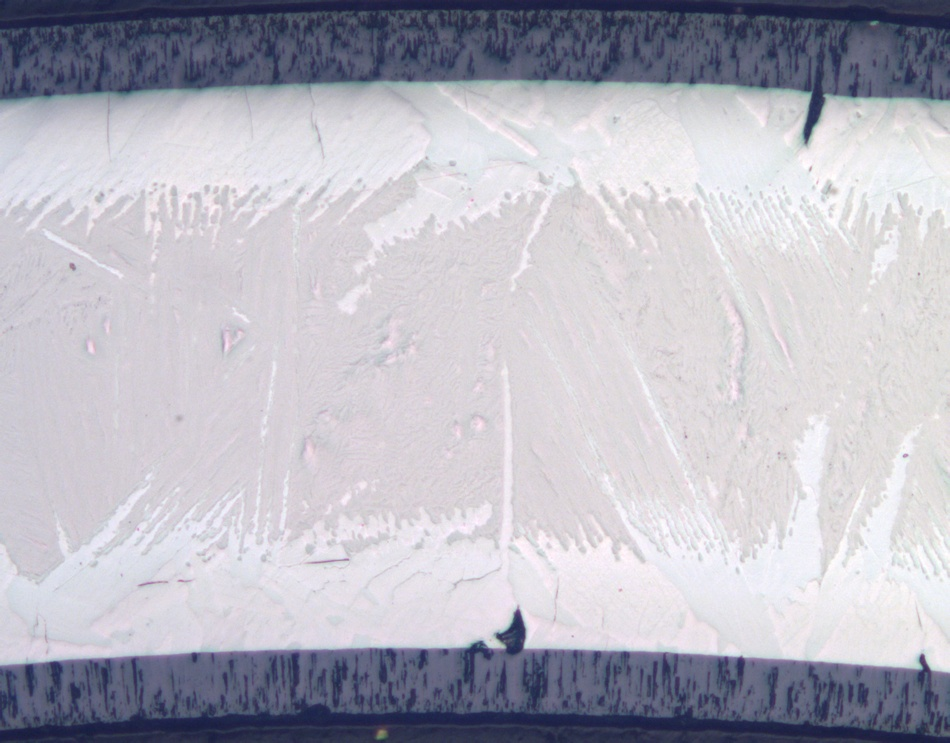
#> input picture input_images/M212024h_A2_10x.jpg, 950 x 743 px, shrunk from 1232 x 964 before the run
$ python -i snimek_trubky_functions.py   (imports and definitions only)
#> lines starting #> are read from the running program, lines starting #| are printed output that depends on the picture; after the words box and inside, x2 and y2 are one past the last pixel; in counts of white or black regions, pixels touching at a corner belong together
#> further down, picture is the input picture: PIL image 950x743 RGB; mean R, G, B 183.5, 182.3, 192.8
import numpy as np
from PIL import Image, ImageDraw
from scipy.optimize import curve_fit

# [51 lines left out: functions my_smart_thrashold, find_y_coords, merge_with_color, not called in this run]

# dolni polovina kruhu
def plus_circle_equation(x, xc, yc, R):
    y = np.sqrt(R**2 - (x - xc)**2) + yc
    return y

#horni polovina kruhu
def minus_circle_equation(x, xc, yc, R):
    y = - np.sqrt(R**2 - (x - xc)**2) + yc
    return y

# fit y_coords with equation of circle
# [35 lines left out: function fit_circle_equation, not called in this run]

def find_trubka(image):
    image_gray = image.convert('L')
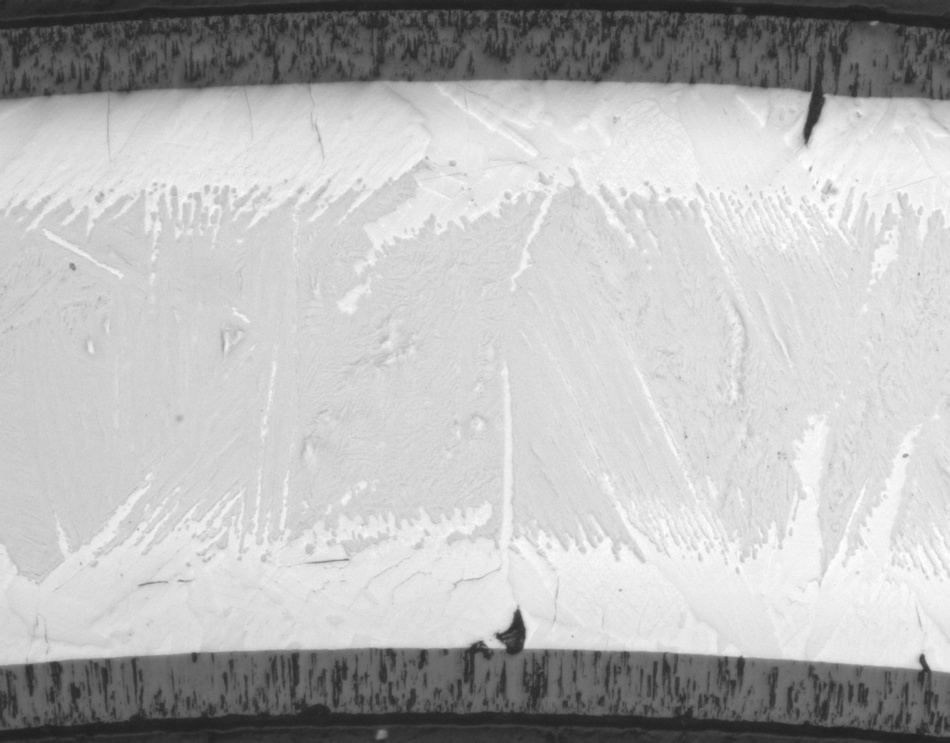
#> image_gray: PIL image 950x743 L; min 29, max 255, mean 183.8

    histogram = image_gray.histogram()
#> histogram = 256 values, max 18546 at index 221, min 0 at index 0, mean 2757.2

    histogram_array = np.array(histogram)
#> histogram_array has the same summary as histogram

    image_array = np.array(image_gray, dtype=np.float64)

    bottom_percentile = np.percentile(image_array, 5)
#> bottom_percentile = 51.45

    darkest, brightest = image_gray.getextrema()
#> darkest = 29; brightest = 255
    upper_limit = (brightest + darkest) / 2 # = thrashold for kov
#> upper_limit = 142

    image_array[image_array < bottom_percentile] = 0
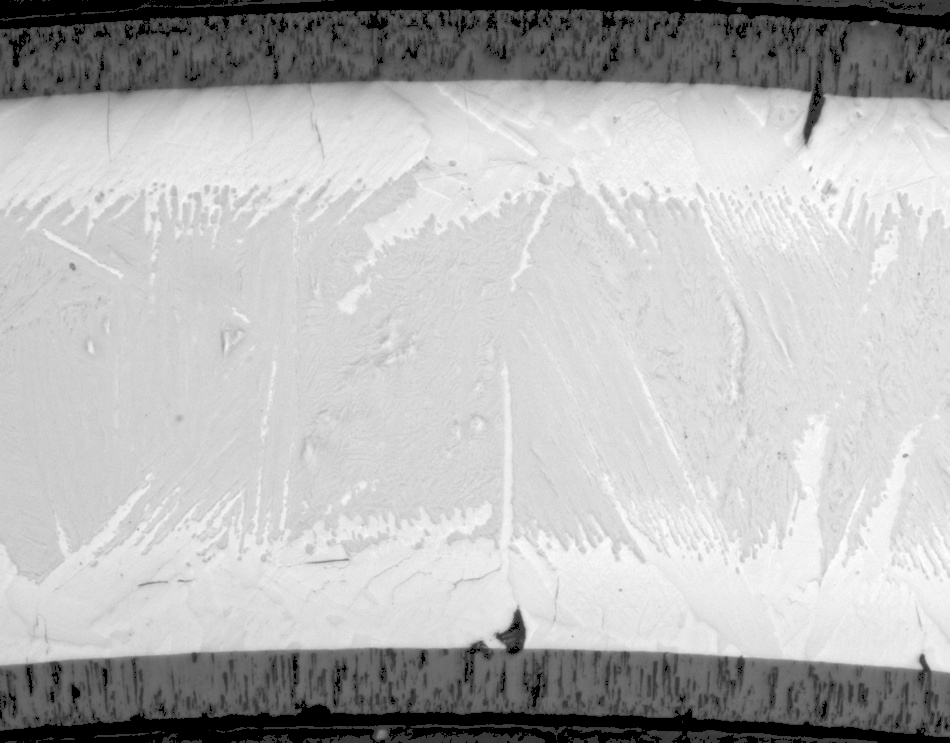
#> image_array: shape (743, 950) float64; min 0, max 255, mean 181.7

    # sub array of values of histogram that is important for finding kov thrashold
    sub_array = histogram_array[bottom_percentile.astype(int) : np.floor(upper_limit).astype(int)+1]
#> sub_array = 92 values, max 2984 at index 44, min 90 at index 82, mean 1476.9

    # list of differences in subarray
    differences = np.abs(np.diff(sub_array))
#> differences = 91 values, max 349 at index 56, min 1 at index 14, mean 73.02
    mean = np.mean(differences)
#> mean = 73.02
    # take just indeces that have higher differences
    indices_higher = np.where(differences > mean)[0]
#> indices_higher = 34 values from 0 to 61

    # the index with high difference has to also have higher number of pixels with that value
    # it should not be just one peak
    sub_upper_percentile = np.percentile(sub_array, 50)
#> sub_upper_percentile = 1758.5
    for idx in reversed(range(len(indices_higher))):
        index = indices_higher[idx]
        if sub_array[index] >= sub_upper_percentile:
            upper_value = index
            break
#> this loop made 7 passes
#> (idx, index, upper_value) on pass 7: (27, 55, 55)
#> (idx, index) on passes 1 to 6: (33, 61), (32, 60), (31, 59), (30, 58), (29, 57), (28, 56)

    # upper value was get from sub_array starting from bottom_percentile
    threshold = (bottom_percentile + (bottom_percentile + upper_value)) / 2
#> threshold = 78.95

    # Apply thresholding to create a binary image
    thresholded_image = image_gray.point(lambda p: 255 if p > threshold else 0)
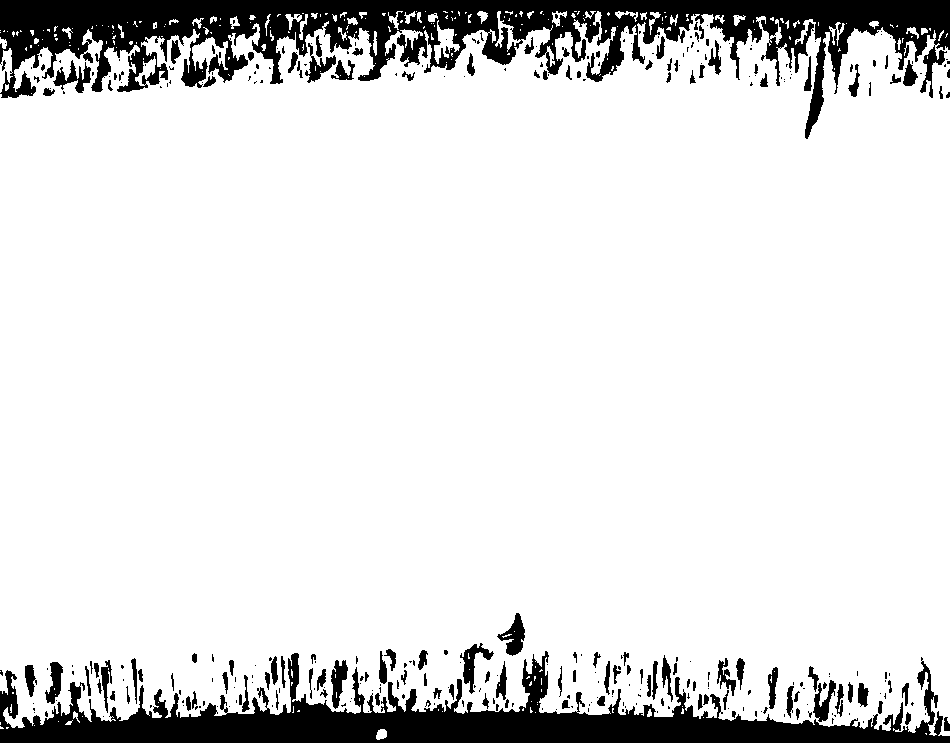
#> thresholded_image: PIL image 950x743 L; 87.6% white; 351 black regions (224 under 20 px), largest, box (x1, y1, x2, y2) and area: (0, 0, 950, 139) 43947, (0, 651, 950, 743) 30565, (497, 613, 525, 656) 568

    return thresholded_image

# [49 lines left out: function fit_posunem, not called in this run]

>>> from PIL import Image
>>> picture = Image.open('../input_images/M212024h_A2_10x.jpg')
>>> result = find_trubka(picture)

$ run again, on input_images/M280074_A2_5x.jpg
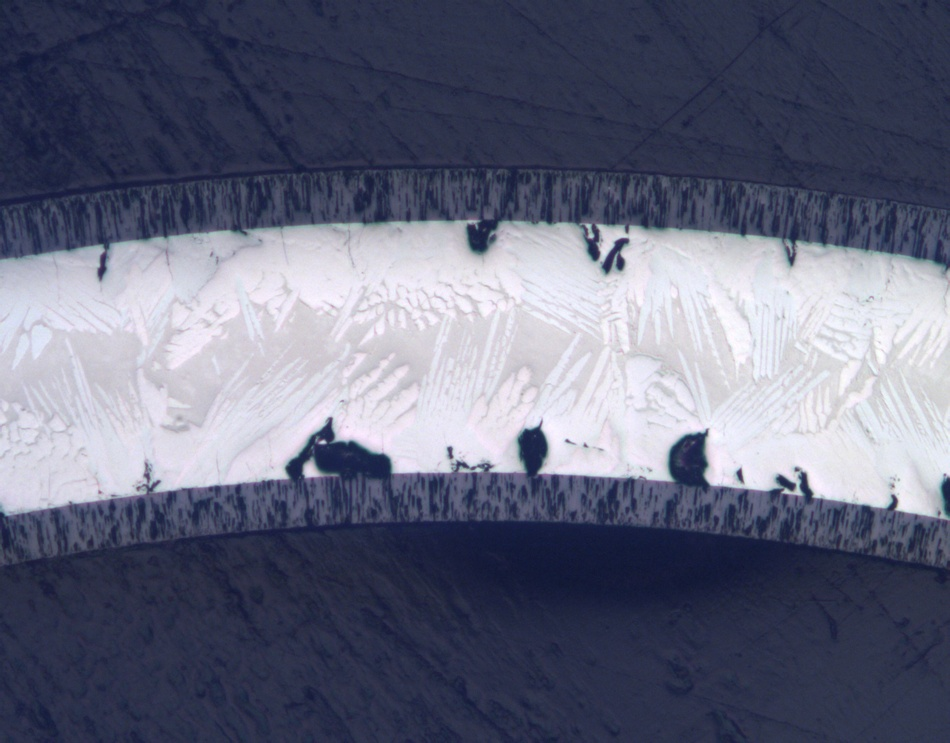
#> input picture input_images/M280074_A2_5x.jpg, 950 x 743 px, shrunk from 1232 x 964 before the run
#> picture is the input picture: PIL image 950x743 RGB; mean R, G, B 101.1, 104.4, 125.1
#> in find_trubka, `image_gray = image.convert('L')`:
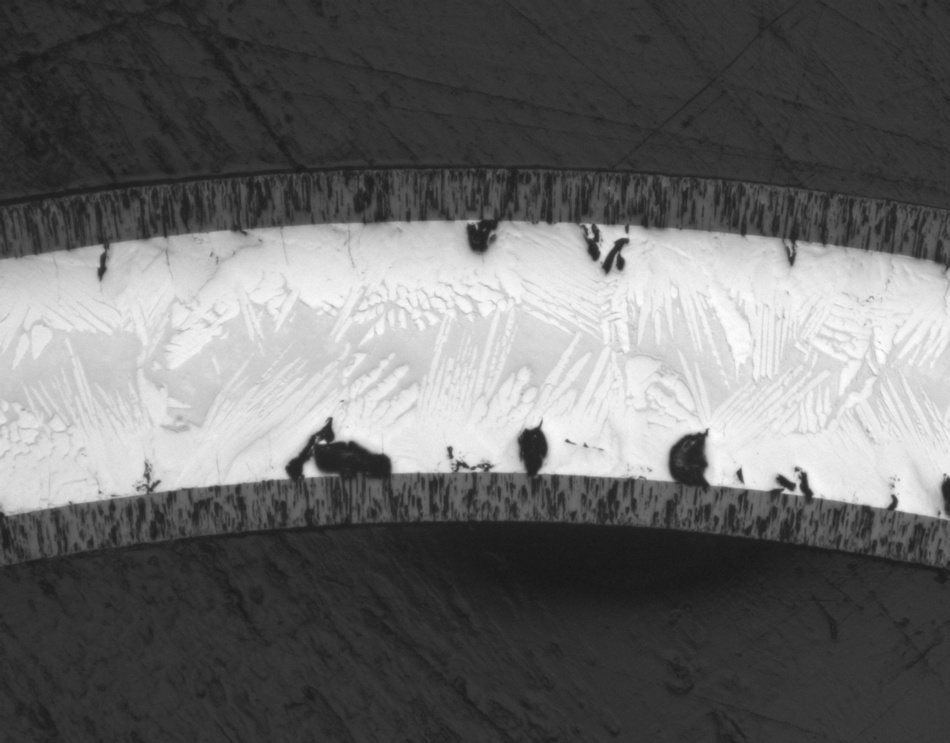
#> image_gray: PIL image 950x743 L; min 22, max 254, mean 105.8
#> histogram = 256 values, max 33008 at index 51, min 0 at index 0, mean 2757.2
#> histogram_array has the same summary as histogram
#> bottom_percentile = 35
#> darkest = 22; brightest = 254
#> upper_limit = 138
#> sub_array = 104 values, max 33008 at index 16, min 74 at index 92, mean 4259.8
#> differences = 103 values, max 6578 at index 19, min 1 at index 28, mean 608
#> mean = 608
#> indices_higher = 24 values from 0 to 23
#> sub_upper_percentile = 1419.5
#> the loop in find_trubka, `for idx in reversed(range(len(indices_higher))):` made 1 pass
#> (idx, index, upper_value) on pass 1: (23, 23, 23)
#> threshold = 46.5
#> in find_trubka, `thresholded_image = image_gray.point(lambda p: 255 if p > threshold el..`:
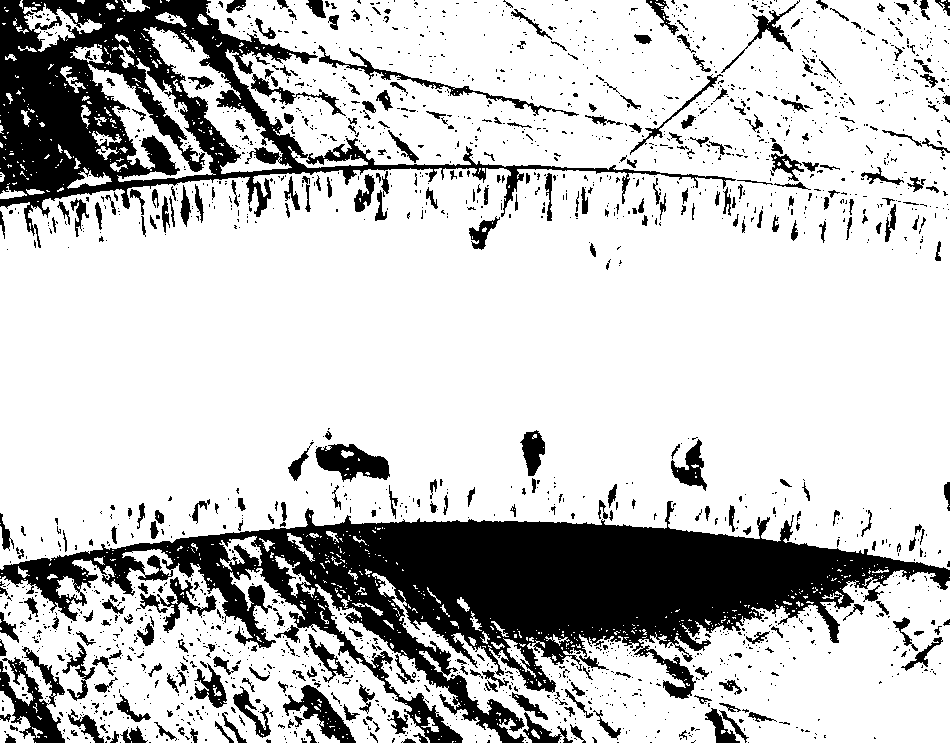
#> thresholded_image: PIL image 950x743 L; 77.6% white; 2048 black regions (1715 under 20 px), largest, box (x1, y1, x2, y2) and area: (0, 501, 950, 743) 76020, (0, 0, 736, 248) 37551, (0, 647, 65, 743) 2595

$ run again, on input_images/M280147_A3_20x.jpg
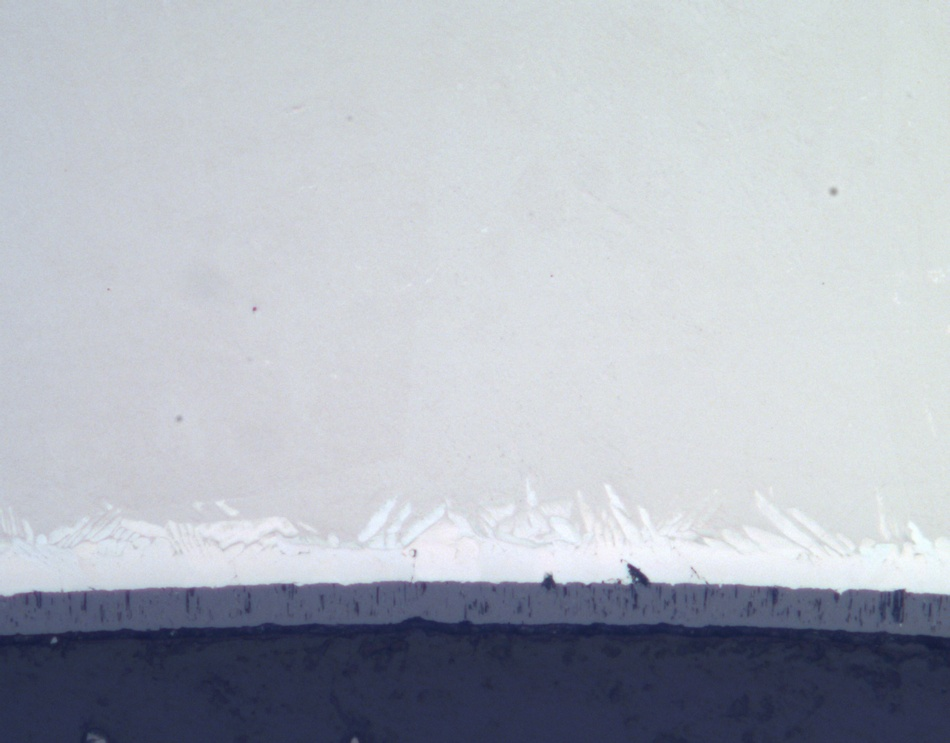
#> input picture input_images/M280147_A3_20x.jpg, 950 x 743 px, shrunk from 1232 x 964 before the run
#> picture is the input picture: PIL image 950x743 RGB; mean R, G, B 178.1, 183.1, 192.4
#> histogram = 256 values, max 28177 at index 223, min 0 at index 0, mean 2757.2
#> histogram_array has the same summary as histogram
#> bottom_percentile = 48
#> darkest = 28; brightest = 251
#> upper_limit = 139.5
#> in find_trubka, `image_array[image_array < bottom_percentile] = 0`:
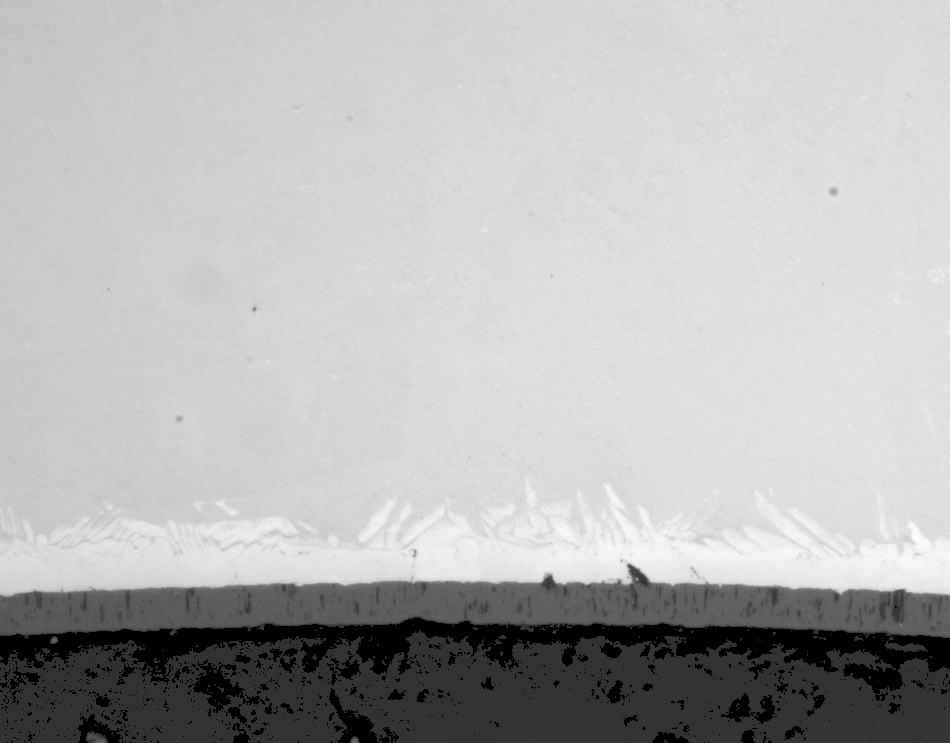
#> image_array: shape (743, 950) float64; min 0, max 251, mean 180.7
#> sub_array = 92 values, max 15799 at index 3, min 16 at index 87, mean 1253.8
#> differences = 91 values, max 5141 at index 4, min 0 at index 63, mean 315
#> mean = 315
#> indices_higher = [0, 1, 2, 3, 4, 5, 6, 7, 40, 49, 50, 51, 52]
#> sub_upper_percentile = 168.5
#> the loop in find_trubka, `for idx in reversed(range(len(indices_higher))):` made 1 pass
#> (idx, index, upper_value) on pass 1: (12, 52, 52)
#> threshold = 74
#> in find_trubka, `thresholded_image = image_gray.point(lambda p: 255 if p > threshold el..`:
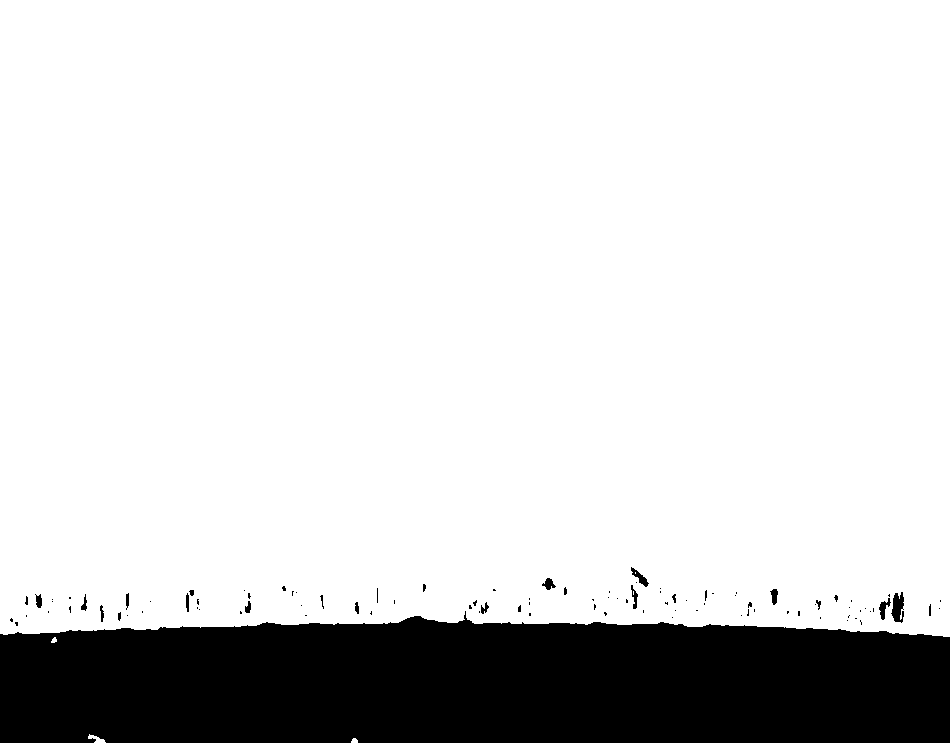
#> thresholded_image: PIL image 950x743 L; 84.1% white; 100 black regions (78 under 20 px), largest, box (x1, y1, x2, y2) and area: (0, 611, 950, 743) 110331, (891, 592, 904, 623) 276, (631, 567, 649, 587) 124
